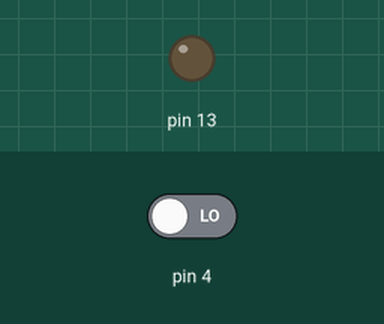
Recording of a sketch running on a simulated Arduino Uno, built with avr-gcc and run on an emulated ATmega328P. On the bench: output pins drawn as LEDs (lit = HIGH). The test bench sets the inputs (shaded band); at power-on: pin 4 LOW.

Above: at 1.2 s.
1.3 s: pin 4 driven HIGH
At 3.0 s:
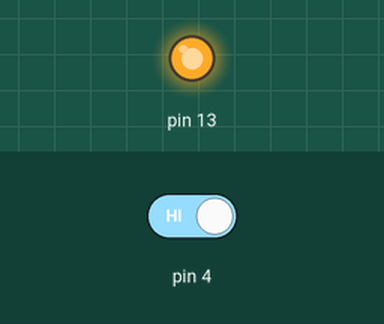
Timing chart, 0 to 9.8 s (numbered marks = the images above; inputs shaded):
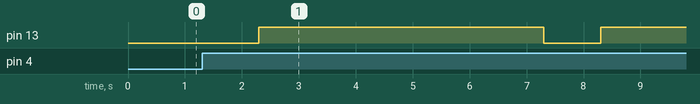

Measured:
- after the input at 1.3 s, pin 13: LOW → HIGH after 1.0 s, → LOW 5.0 s later, → HIGH 1.0 s later

The sketch:

sketch_nov18a.ino
```cpp
void setup()
{
   // put your setup code here, to run once:
  pinMode(4,INPUT);     //将4号数字口设置为输入状态,13号设为输出状态
  pinMode(13,OUTPUT);

}

void loop()
{
  int n  =digitalRead(4);  //创建一个变量n,将4号数字口的状态采集出来赋值给他
  if (n==HIGH)    //判断n是否为高电平,如果是执行下面的语句,不是则跳过
  {

    delay(1000);
    digitalWrite(13,HIGH);
    delay(5000);
    digitalWrite(13,LOW);
  }
}
```
